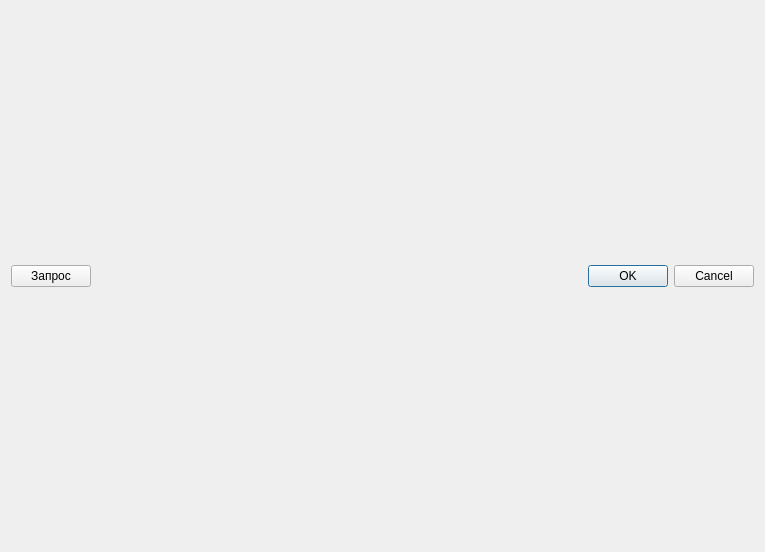
<?xml version="1.0" encoding="UTF-8"?>
<ui version="4.0">
 <class>DialogQueryBuilder</class>
 <widget class="QDialog" name="DialogQueryBuilder">
  <property name="geometry">
   <rect>
    <x>0</x>
    <y>0</y>
    <width>765</width>
    <height>552</height>
   </rect>
  </property>
  <property name="windowTitle">
   <string>Конструктор запроса</string>
  </property>
  <property name="windowIcon">
   <iconset resource="resurses.qrc">
    <normaloff>:/img/query_builder.png</normaloff>:/img/query_builder.png</iconset>
  </property>
  <layout class="QGridLayout" name="gridLayout_2">
   <item row="1" column="0">
    <layout class="QGridLayout" name="gridLayout"/>
   </item>
   <item row="2" column="0">
    <layout class="QHBoxLayout" name="horizontalLayout">
     <item>
      <widget class="QPushButton" name="btnQuery">
       <property name="text">
        <string>Запрос</string>
       </property>
      </widget>
     </item>
     <item>
      <widget class="QDialogButtonBox" name="buttonBox">
       <property name="standardButtons">
        <set>QDialogButtonBox::Cancel|QDialogButtonBox::Ok</set>
       </property>
      </widget>
     </item>
    </layout>
   </item>
  </layout>
 </widget>
 <resources>
  <include location="resurses.qrc"/>
 </resources>
 <connections/>
</ui>
